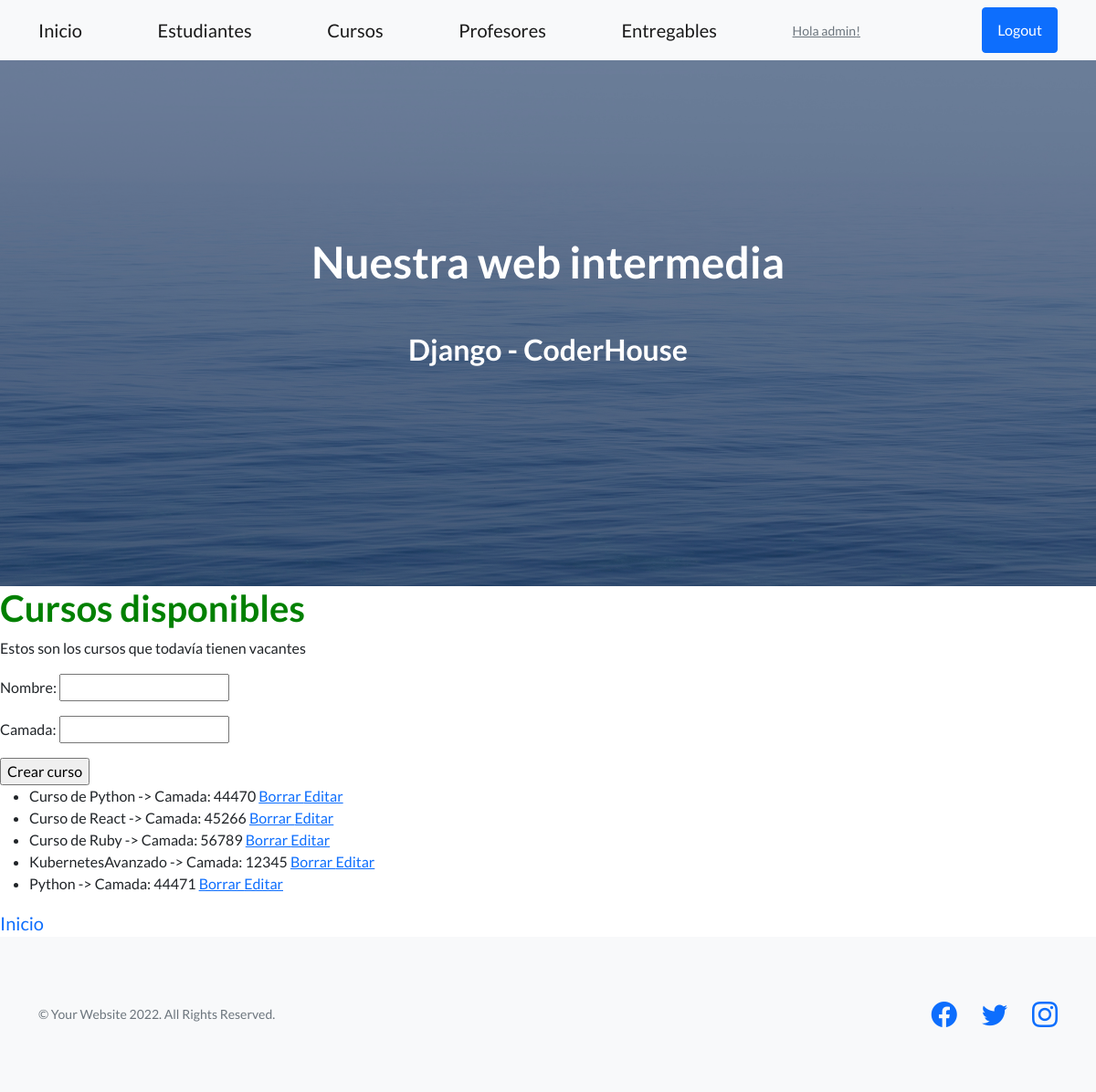
/coder/cursos/ (signed in), run on the app's committed database.
### AppCoder/models.py (models this page shows)
class Curso(models.Model):
    nombre = models.CharField(max_length=50)
    camada = models.IntegerField()
    def __str__(self):
        return f"{self.nombre} -> Camada: {self.camada}"

### AppCoder/views.py (the view, shortened to what this page needs)
# urls.py: path("cursos/", cursos, name="coder-cursos"),
@login_required #USO DE DECORADORES
def cursos(request):
    errores=""
    cursos = Curso.objects.all()
    miFormulario = CursoFormulario() #cuando crea el nuevo curso le pasa al template un formulario vacío para que se vacíen los campos
    contexto = {"listado_cursos": cursos, "formulario": miFormulario, "errores": errores}
    return render(request, "AppCoder/cursos.html", contexto)

### AppCoder/forms.py
class CursoFormulario(forms.Form):
    nombre = forms.CharField(max_length=50)
    camada = forms.IntegerField(min_value=10000) #validación de datos de nuevo curso al menos 5 cifras el num de camada

### AppCoder/templates/AppCoder/cursos.html (shortened to what this page needs)
{% extends 'AppCoder/base.html' %}
{% load static %}
{% block contenidoQueCambia %}
<h1 style="color: green;">Cursos disponibles</h1>
<p>Estos son los cursos que todavía tienen vacantes</p>
<form method="post">
    {{formulario.as_p}}
    <input type="submit" value="Crear curso">
</form>
{% if listado_cursos %}
    <ul>
    {% for curso in listado_cursos %}
        <li> {{curso}} <a href="{% url 'coder-cursos-borrar' curso.id %}">Borrar </a> <a href="{% url 'coder-cursos-editar' curso.id %}">Editar </a> </li>
    {% endfor %}
    </ul>
{% else %}
    <p>No hay cursos disponibles de momento</p>
{% endif %}
<a class="navbar-brand" href="{% url 'coder-inicio' %}">Inicio</a>
{% endblock %}

### AppCoder/templates/AppCoder/base.html (shortened to what this page needs)
<!DOCTYPE html>
<html lang="en">
    <head>
        {% load static %}
        <link href="https://cdn.jsdelivr.net/npm/bootstrap-icons@1.5.0/font/bootstrap-icons.css" rel="stylesheet" type="text/css" />
        <link href="{% static 'AppCoder/css/styles.css' %}" rel="stylesheet" />
    </head>
    <body>
        <nav class="navbar navbar-light bg-light static-top">
            <div class="container">
                <a class="navbar-brand" href="/coder/inicio/">Inicio</a>
                <a class="navbar-brand" href="/coder/estudiantes/"> Estudiantes</a>
                <a class="navbar-brand" href="/coder/cursos/"> Cursos</a>
                <a class="navbar-brand" href="/coder/profesores/"> Profesores</a>
                <a class="navbar-brand" href="/coder/entregables/"> Entregables</a>
                {% if request.user.is_authenticated %}
                    <a class="text-muted small mb-4 mb-lg-0" href="{% url 'perfil-editar' %}">Hola {{user.username}}!</a>
                    <a class="btn btn-primary" href="{% url 'logout' %}">Logout</a>
                {% else %}
                    <p class="small text-muted mb-4 mb-lg-0">Hola Visitante</p>
                    <a class="btn btn-primary" href="{% url 'login' %}">Login</a>
                    <a class="btn btn-primary" href="{% url 'registro' %}">Sign Up</a>
                {% endif %}
            </div>
        </nav>
        <header class="masthead">
            <div class="container position-relative">
                <div class="row justify-content-center">
                    <div class="col-xl-6">
                        <div class="text-center text-white">
                            <h1 class="mb-5">Nuestra web intermedia</h1>
                            <h2 class="mb-5">Django - CoderHouse</h2>
                        </div>
                    </div>
                </div>
            </div>
        </header>
        {% block contenidoQueCambia %}
        {% endblock %}
        <footer class="footer bg-light">
            <div class="container">
                <div class="row">
                    <div class="col-lg-6 h-100 text-center text-lg-start my-auto">
                        <p class="text-muted small mb-4 mb-lg-0">&copy; Your Website 2022. All Rights Reserved.</p>
                    </div>
                    <div class="col-lg-6 h-100 text-center text-lg-end my-auto">
                        <ul class="list-inline mb-0">
                            <li class="list-inline-item me-4">
                                <a href="#!"><i class="bi-facebook fs-3"></i></a>
                            </li>
                            <li class="list-inline-item me-4">
                                <a href="#!"><i class="bi-twitter fs-3"></i></a>
                            </li>
                            <li class="list-inline-item">
                                <a href="#!"><i class="bi-instagram fs-3"></i></a>
                            </li>
                        </ul>
                    </div>
                </div>
            </div>
        </footer>
    </body>
</html>

### data on the page
Curso: nombre+camada "Curso de Python -> Camada: 44470"
Curso: nombre+camada "Curso de React -> Camada: 45266"
Curso: nombre+camada "Curso de Ruby -> Camada: 56789"
Curso: nombre+camada "KubernetesAvanzado -> Camada: 12345"
Curso: nombre+camada "Python -> Camada: 44471"

### other printed values
{{ user.username }} "admin"
